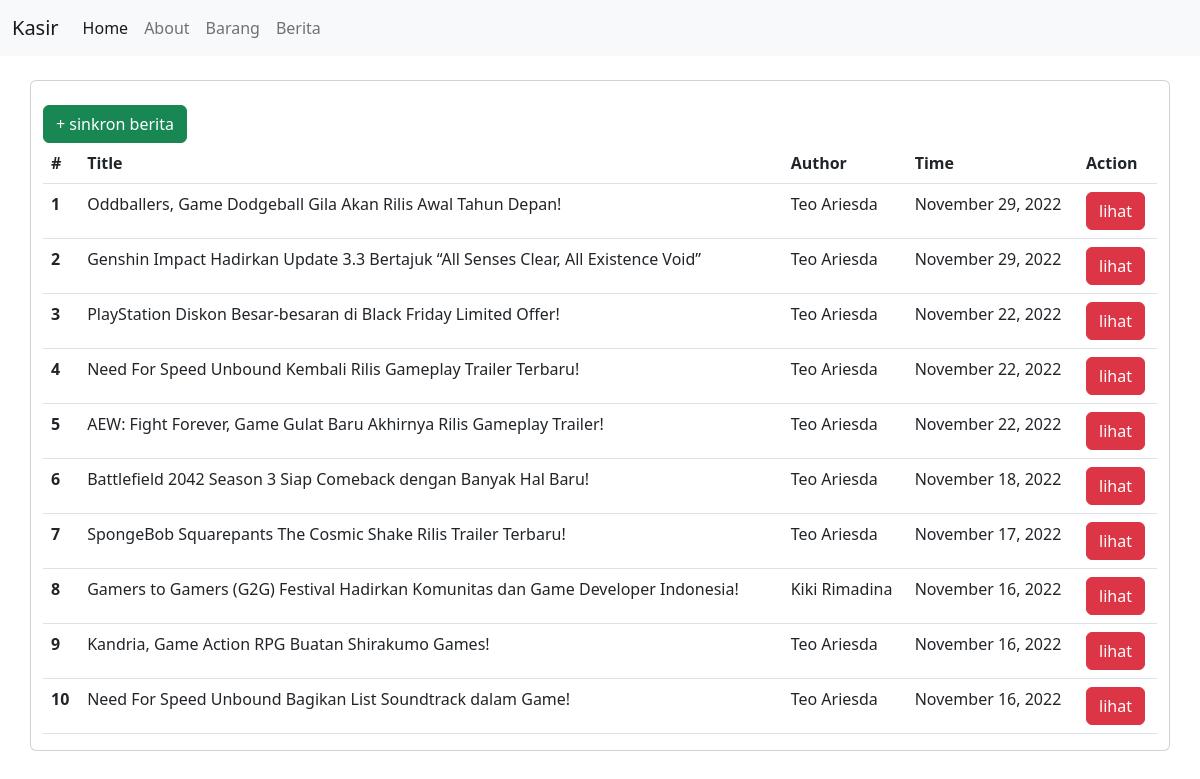
/berita/, run on the app's committed database.
### artikel/models.py (models this page shows, shortened)
class Berita(models.Model):
    title = models.CharField(max_length=255, unique=True)
    thumb = models.URLField(blank=True, null=True)
    author = models.CharField(max_length=50)
    tag = models.CharField(max_length=50)
    time = models.CharField(max_length=50, blank=True, null=True)
    desc = models.TextField(blank=True, null=True)
    key = models.CharField(max_length=255)

### artikel/views.py (the view)
# urls.py: path('', berita, name='berita'),
def berita(request):
    template_name = "berita.html"
    get_berita = Berita.objects.all()
    context = {
		'berita' : get_berita
	}
    return render(request, template_name, context)

### templates/berita.html (shortened to what this page needs)
{% extends 'base.html' %}
{% block content %}
	<div class="container">
		<div class="row">
			<div class="card">
				<div class="header">
					<a class="btn btn-success" href="{% url 'sinkron_berita' %}">+ sinkron berita</a>
				</div>
				<div class="body">
					<table class="table">
						<thead>
						  <tr>
							<th scope="col">#</th>
							<th scope="col">Title</th>
							<th scope="col">Author</th>
							<th scope="col">Time</th>
							<th scope="col">Action</th>
						  </tr>
						</thead>
						<tbody>
							{% for b in berita  %}
							<tr>
								<th scope="row">{{ forloop.counter }}</th>
								<td>{{ b.title }}</td>
								<td>{{ b.author }}</td>
								<td>
									{% if b.time %}
										{{ b.time }}
									{% else %}
										-
									{% endif %}
								</td>
								<td>
									<a class="btn btn-danger" href="{% url 'berita_detil' b.title %}">lihat</a>
								</td>
							</tr>
							{% endfor %}
						</tbody>
					  </table>
				</div>
			</div>
		</div>
	</div>
{% endblock content %}

### templates/base.html (shortened to what this page needs)
<!doctype html>
<html lang="en">
  <head>
    <link href="https://cdn.jsdelivr.net/npm/bootstrap@5.2.2/dist/css/bootstrap.min.css" rel="stylesheet">
</head>
  <body>
	<nav class="navbar navbar-expand-lg bg-light">
		<div class="container-fluid">
		  <a class="navbar-brand" href="#">Kasir</a>
		  <div class="collapse navbar-collapse" id="navbarSupportedContent">
			<ul class="navbar-nav me-auto mb-2 mb-lg-0">
			  <li class="nav-item">
				<a class="nav-link active" aria-current="page" href="{% url 'index' %}">Home</a>
			  </li>
			  <li class="nav-item">
				<a class="nav-link" href="{% url 'about' %}">About</a>
			  </li>
			  <li class="nav-item">
				<a class="nav-link" href="{% url 'barang_list' %}">Barang</a>
			  </li>
			  <li class="nav-item">
				<a class="nav-link" href="{% url 'berita' %}">Berita</a>
			  </li>
			</ul>
		  </div>
		</div>
	  </nav>
	{% block content %}
	{% endblock content %}
  </body>
</html>

### data on the page
Berita: title "Oddballers, Game Dodgeball Gila Akan Rilis Awal Tahun Depan!", author "Teo Ariesda", time "November 29, 2022"
Berita: title "Genshin Impact Hadirkan Update 3.3 Bertajuk “All Senses Clear, All Existence Void”", author "Teo Ariesda", time "November 29, 2022"
Berita: title "PlayStation Diskon Besar-besaran di Black Friday Limited Offer!", author "Teo Ariesda", time "November 22, 2022"
Berita: title "Need For Speed Unbound Kembali Rilis Gameplay Trailer Terbaru!", author "Teo Ariesda", time "November 22, 2022"
Berita: title "AEW: Fight Forever, Game Gulat Baru Akhirnya Rilis Gameplay Trailer!", author "Teo Ariesda", time "November 22, 2022"
Berita: title "Battlefield 2042 Season 3 Siap Comeback dengan Banyak Hal Baru!", author "Teo Ariesda", time "November 18, 2022"
Berita: title "SpongeBob Squarepants The Cosmic Shake Rilis Trailer Terbaru!", author "Teo Ariesda", time "November 17, 2022"
Berita: title "Gamers to Gamers (G2G) Festival Hadirkan Komunitas dan Game Developer Indonesia!", author "Kiki Rimadina", time "November 16, 2022"
Berita: title "Kandria, Game Action RPG Buatan Shirakumo Games!", author "Teo Ariesda", time "November 16, 2022"
Berita: title "Need For Speed Unbound Bagikan List Soundtrack dalam Game!", author "Teo Ariesda", time "November 16, 2022"
